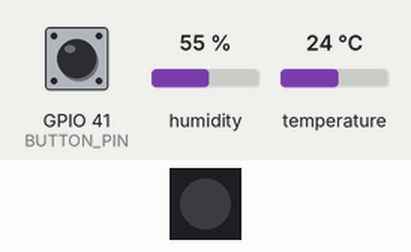
Recording of a sketch running on a simulated ESP32-S3. On the bench: 1 RGB LEDs in strip order, left to right. The test bench sets the inputs (shaded band); at power-on: GPIO 41 (BUTTON_PIN) HIGH, humidity 55 %, temperature 24 °C. Dim RGB values are drawn brighter than linear; WiFi joins after 1.5 s; servers stay silent unless stated; no MQTT or app messages arrive unless stated; what the sketch prints to the serial monitor is not drawn.

Above: at 2.7 s.
2.8 s: GPIO 41 (BUTTON_PIN) pulled LOW for 1.8 s
At 6.3 s:
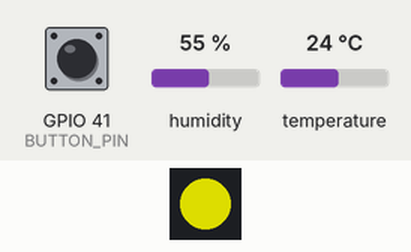
10.6 s: GPIO 41 (BUTTON_PIN) pulled LOW for 1.8 s
At 14.3 s:
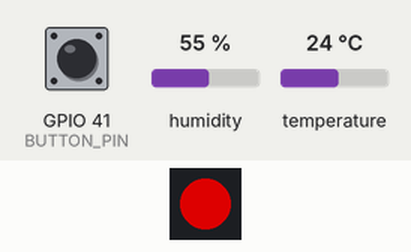
18.4 s: GPIO 41 (BUTTON_PIN) pulled LOW for 1.8 s
At 22.3 s:
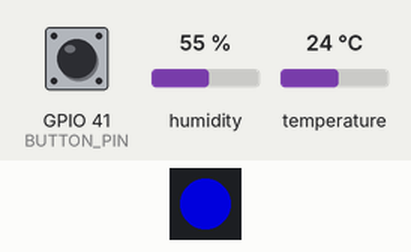
Timing chart, 0 to 32.2 s (numbered marks = the images above; inputs shaded):
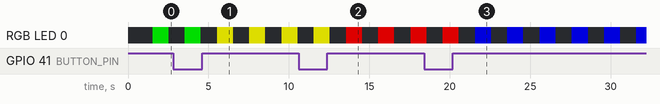

The sketch:

sketch.ino
```cpp
/*****************************************************************************
 *                                                                            *
 *                      Programa ESP32 com MQTT e DHT22                       *
 *                                                                            *
 *                       Desenvolvido por Kevin da Cruz Souto                 *
 *                                                                            *
 ******************************************************************************
 *                                                                            *
 *  Para verificar a funcionalidade MQTT, configure o cliente do navegador    *
 *  HiveMQ para visualizar as mensagens publicadas pelo cliente MQTT.         *
 *                                                                            *
 *  Passos:                                                                   *
 *  1) Vá para a URL abaixo e clique no botão conectar:                       *
 *     http://www.hivemq.com/demos/websocket-client/                          *
 *                                                                            *
 *  2) Adicione os tópicos de assinatura, um para cada tópico que o ESP32     *
 *     utiliza:                                                               *
 *     - temp-led-data/#                                                      *
 *     - led-state-control/#                                                  *
 *                                                                            *
 *  3) Experimente publicar no tópico temp-led-data com a seguinte mensagem:  *
 *     - Para ligar o LED:   "HIGH_BUTTON, HIGH_MQTT"                         *
 *     - Para desligar o LED: "LOW"                                           *
 *                                                                            *
 ******************************************************************************
 *                                                                            *
 *  Descrição:                                                                *
 *  Este programa utiliza o ESP32 para ler dados de um sensor DHT22, controlar*
 *  um LED usando a biblioteca NeoPixel, e interagir com um botão utilizando  *
 *  interrupções. Os dados do sensor são publicados via MQTT, e o ESP32 pode  *
 *  receber comandos via MQTT para controlar o estado do LED.                 *
 *                                                                            *
 *****************************************************************************/

#include <Wire.h>
#include <DHT.h>
#include <PubSubClient.h>
#include <WiFi.h>
#include <Adafruit_NeoPixel.h>
#include <ArduinoJson.h>

//--------------------Constantes Globais--------------------
#define BUTTON_PIN 41
#define DHT_PIN 16     //Definição da porta de dados do DHT22

#define DHT_TYPE DHT22 //DHT22-Sensor

//MQTT DATA
#define TOPIC_PUBLISH_DATA         "temp-led-data"
#define TOPIC_SUBSCRIBE_LED_STATE  "led-state-control"
#define PUBLISH_DELAY 3000          //Atraso da publicação (3 segundos)
#define ID_MQTT "esp32_mqtt"        //id mqtt (para identificação de sessão)
//----------------------------------------------------------

//----------------- --Objetos Globais-----------------------
DHT dht(DHT_PIN, DHT_TYPE);
Adafruit_NeoPixel LED_RGB(1, 38, NEO_GRBW + NEO_KHZ800);
WiFiClient espClient;         //Cria o objeto espClient
PubSubClient MQTT(espClient); //Instancia o Cliente MQTT passando o objeto espClient
//----------------------------------------------------------

//--------------------Variáveis Globais---------------------
const char *SSID = "Wokwi-GUEST"; //SSID nome da rede WI-FI que deseja se conectar
const char *PASSWORD = "";        //Senha da rede WI-FI que deseja se conectar

//URL do broker MQTT que se deseja utilizar
const char *BROKER_MQTT = "broker.hivemq.com";

int BROKER_PORT = 1883; // Porta do Broker MQTT
unsigned long publishUpdate;

unsigned long last_button_change = 0;
typedef enum {
  BUTTON_LONG_PRESS = 1,
  BUTTON_SHORT_PRESS = 2,
} button_press_t;
//--------------------------------------------------------------------

//----------------------Handler Filas---------------------------------
QueueHandle_t button_pressed_queue;
QueueHandle_t timeInterruptQueue;
QueueHandle_t indexColorInterruptQueue;
QueueHandle_t temperatureQueue;
QueueHandle_t humidityQueue;
QueueHandle_t ledControlQueue;
QueueHandle_t colorIndexMqttQueue;
QueueHandle_t timeMqttQueue;
QueueHandle_t timeInfoQueue;
QueueHandle_t colorIndexInfoQueue;
QueueHandle_t ledStateInfoQueue;
//--------------------------------------------------------------------

//-----------------------Tasks----------------------------------------
void taskRGB(void *pvParameters);
void taskButton(void *pvParameters);
void taskDHT22(void *pvParameters);
void taskPrint(void *pvParameters);

//-----------------------Handler Funções-----------------------------
void initWiFi(void);
void initMQTT(void);
void callbackMQTT(char *topic, byte *payload, unsigned int length);
void reconnectMQTT(void);
void reconnectWiFi(void);
void checkWiFIAndMQTT(void);
//------------------------------------------------------------------

//-----------------------Funções Conexão---------------------------
/* Inicializa e conecta-se na rede WI-FI desejada */
void initWiFi(void)
{
  vTaskDelay(10 / portTICK_PERIOD_MS);
  Serial.println("[initWifi] Conexao WI-FI Iniciada");
  Serial.print("[initWifi] Tentando se conectar a rede: ");
  Serial.println(SSID);
  Serial.println("[initWifi] Aguarde...");

  reconnectWiFi();
}

/* Inicializa os parâmetros de conexão MQTT(endereço do broker, porta e seta
  função de callback) */
void initMQTT(void)
{
  MQTT.setServer(BROKER_MQTT, BROKER_PORT); //Informa qual broker e porta deve ser conectado
  MQTT.setCallback(callbackMQTT);           //Atribui função de callback (função chamada quando qualquer informação de um dos tópicos subescritos chega)
}

/* Função de callback  esta função é chamada toda vez que uma informação
   de um dos tópicos subescritos chega */
void callbackMQTT(char *topic, byte *payload, unsigned int length)
{
  String msg;
  int ledControl;

  int timeMqtt;
  int colorIndexMqtt;

  //Obtem a string do payload recebido
  for (int i = 0; i < length; i++)
  {
    char c = (char)payload[i];
    msg += c;
  }

  //Serial.printf("Chegou a seguinte string via MQTT: %s do topico: %s\n", msg, topic);

  if (msg.equals("LOW"))
  {
    ledControl = 0;
    if(xQueueSend(ledControlQueue, &ledControl, portMAX_DELAY) != pdPASS) {}
    //Serial.print("LED RGB desligado por comando MQTT");
  }

  if (msg.equals("HIGH_BUTTON"))
  {
    ledControl = 1;
    if(xQueueSend(ledControlQueue, &ledControl, portMAX_DELAY) != pdPASS) {}
    //Serial.print("LED RGB ligado por comando MQTT e o Button controla o RGB");
  }

  if (msg.equals("HIGH_MQTT"))
  {
    ledControl = 2;
    if(xQueueSend(ledControlQueue, &ledControl, portMAX_DELAY) != pdPASS) {}
    //Serial.print("LED RGB desligado por comando MQTT e o MQTT controla o RGB");
  }

  if (msg.equals("1000"))
  {
    timeMqtt = 1000;
    if(xQueueSend(timeMqttQueue, &timeMqtt, portMAX_DELAY) != pdPASS) {}
    //Serial.print("LED RGB desligado por comando MQTT e o MQTT controla o RGB");
  }

  if (msg.equals("300"))
  {
    timeMqtt = 300;
    if(xQueueSend(timeMqttQueue, &timeMqtt, portMAX_DELAY) != pdPASS) {}
    //Serial.print("LED RGB desligado por comando MQTT e o MQTT controla o RGB");
  }

  if (msg.equals("GREEN"))
  {
    colorIndexMqtt = 0;
    if(xQueueSend(colorIndexMqttQueue, &colorIndexMqtt, portMAX_DELAY) != pdPASS) {}
   // Serial.print("LED RGB desligado por comando MQTT e o MQTT controla o RGB");
  }

  if (msg.equals("YELLOW"))
  {
    colorIndexMqtt = 1;
    if(xQueueSend(colorIndexMqttQueue, &colorIndexMqtt, portMAX_DELAY) != pdPASS) {}
    //Serial.print("LED RGB desligado por comando MQTT e o MQTT controla o RGB");
  }

  if (msg.equals("RED"))
  {
    colorIndexMqtt = 2;
    if(xQueueSend(colorIndexMqttQueue, &colorIndexMqtt, portMAX_DELAY) != pdPASS) {}
    //Serial.print("LED RGB desligado por comando MQTT e o MQTT controla o RGB");
  }

  if (msg.equals("BLUE"))
  {
    colorIndexMqtt = 3;
    if(xQueueSend(colorIndexMqttQueue, &colorIndexMqtt, portMAX_DELAY) != pdPASS) {}
    //Serial.print("LED RGB desligado por comando MQTT e o MQTT controla o RGB");
  }
}

/* Reconecta-se ao broker MQTT (caso ainda não esteja conectado ou em caso de a conexão cair)
   em caso de sucesso na conexão ou reconexão, o subscribe dos tópicos é refeito. */
void reconnectMQTT(void)
{
  while (!MQTT.connected())
  {
    Serial.print("[reconnectMQTT] Tentando se conectar ao Broker MQTT: ");
    Serial.println(BROKER_MQTT);
    if (MQTT.connect(ID_MQTT))
    {
      Serial.println("[reconnectMQTT] Conectado com sucesso ao broker MQTT!");
      MQTT.subscribe(TOPIC_SUBSCRIBE_LED_STATE);
    }
    else
    {
      Serial.println("[reconnectMQTT] Falha ao reconectar no broker.");
      Serial.println("[reonnectMQTT] Nova tentativa de conexao em 2 segundos.");
      delay(2000);
    }
  }
}

/* Verifica o estado das conexões WiFI e ao broker MQTT.
  Em caso de desconexão (qualquer uma das duas), a conexão é refeita. */
void checkWiFIAndMQTT(void)
{
  if (!MQTT.connected())
    reconnectMQTT(); // se não há conexão com o Broker, a conexão é refeita

  reconnectWiFi(); // se não há conexão com o WiFI, a conexão é refeita
}

void reconnectWiFi(void)
{
  //se já está conectado a rede WI-FI, nada é feito.
  //Caso contrário, são efetuadas tentativas de conexão
  if (WiFi.status() == WL_CONNECTED)
    return;

  WiFi.begin(SSID, PASSWORD); //Conecta na rede WI-FI

  while (WiFi.status() != WL_CONNECTED)
  {
    delay(100);
    Serial.print(".");
  }

  Serial.println();
  Serial.print("[reconnectWifi] Conectado com sucesso na rede ");
  Serial.print(SSID);
  Serial.println("");
  Serial.print("[reconnectWifi] IP obtido: ");
  Serial.println(WiFi.localIP());
}
//----------------------------------------------------------------

/* Interrupção BUTTON e discriminação tempo de pressionamento */
void interruptISR()
{
  int state = digitalRead(BUTTON_PIN);
  unsigned long now = millis();

  if(state == HIGH)
  {
    button_press_t press;
    if(now - last_button_change >= 3000)
    {
      press = BUTTON_LONG_PRESS;
    }
    else
    {
      press = BUTTON_SHORT_PRESS;
    }

    BaseType_t xHigherPriorityTaskWoken = pdFALSE;
    xQueueSendFromISR(button_pressed_queue, &press, &xHigherPriorityTaskWoken);
    portYIELD_FROM_ISR(xHigherPriorityTaskWoken);
  }

  last_button_change = now;
}

void setup()
{
  Serial.begin(115200);

  // Inicialização do sensor DHT22
  dht.begin();

  LED_RGB.begin();
  LED_RGB.setBrightness(150);

  pinMode(BUTTON_PIN, INPUT_PULLUP);
  attachInterrupt(digitalPinToInterrupt(BUTTON_PIN), interruptISR, CHANGE);

  //Filas para task BUTTON
  button_pressed_queue = xQueueCreate(10, sizeof(button_press_t));
  timeInterruptQueue = xQueueCreate(10, sizeof(int));
  indexColorInterruptQueue = xQueueCreate(10, sizeof(int));

  //Filas para task controle led
  ledControlQueue = xQueueCreate(10, sizeof(int));
  timeMqttQueue = xQueueCreate(10, sizeof(int));
  colorIndexMqttQueue = xQueueCreate(10, sizeof(int));

  //Filas para task Info
  temperatureQueue = xQueueCreate(10, sizeof(float));
  humidityQueue = xQueueCreate(10, sizeof(float));
  timeInfoQueue = xQueueCreate(10, sizeof(int));
  colorIndexInfoQueue = xQueueCreate(10, sizeof(int));
  ledStateInfoQueue = xQueueCreate(10, sizeof(int));

  //Inicializa a conexao Wi-Fi
  initWiFi();

  //Inicializa a conexao ao broker MQTT
  initMQTT();

  xTaskCreatePinnedToCore(taskRGB, "RGB Task", 2048, NULL, 1, NULL, 1);
  xTaskCreatePinnedToCore(taskButton, "Button Task", 2048, NULL, 1, NULL, 0);
  xTaskCreatePinnedToCore(taskDHT22, "DHT22 Task", 2048, NULL, 1, NULL, 1);
  xTaskCreatePinnedToCore(taskPrint, "Print Task", 8192, NULL, 1, NULL, 0);
}

void loop()
{
  vTaskDelete(NULL);
}

void taskRGB(void *pvParameters)
{
  (void) pvParameters;

  int timeReceived = 1000;
  int indexColorReceived = 0;
  int ledControl = 1;

  int timeMqtt = 300;
  int indexColorMqtt = 0;

  int ledState = 1;

  //Array de cores
  uint32_t colors[] =
  {
    LED_RGB.Color(0, 255, 0),   //Cor verde
    LED_RGB.Color(255, 255, 0), //Cor amarela
    LED_RGB.Color(255, 0, 0),   //Cor vermelha
    LED_RGB.Color(0, 0, 255)    //Cor azul

  };

  while (true)
  {
    if(xQueueReceive(ledControlQueue, &ledControl, 0) == pdPASS){}

    switch(ledControl)
    {
      case 0:
        LED_RGB.setPixelColor(0, uint32_t(LED_RGB.Color(0, 0, 0)));
        LED_RGB.show(); //Apagar LED

        ledState = 0;
        if(xQueueSend(ledStateInfoQueue, &ledState, 0) != pdPASS){}
      break;

      case 1:
        if(xQueueReceive(timeInterruptQueue, &timeReceived, 0) == pdPASS){}
        if(xQueueReceive(indexColorInterruptQueue, &indexColorReceived, 0) == pdPASS){}

        LED_RGB.setPixelColor(0, uint32_t(colors[indexColorReceived]));
        LED_RGB.show(); //Acender LED
        vTaskDelay(timeReceived / portTICK_PERIOD_MS);

        LED_RGB.setPixelColor(0, uint32_t(LED_RGB.Color(0, 0, 0)));
        LED_RGB.show(); //Apagar LED
        vTaskDelay(timeReceived / portTICK_PERIOD_MS);

        if(xQueueSend(timeInfoQueue, &timeReceived, 0) != pdPASS){}
        if(xQueueSend(colorIndexInfoQueue, &indexColorReceived, 0) != pdPASS){}

        ledState = 1;
        if(xQueueSend(ledStateInfoQueue, &ledState, 0) != pdPASS){}
      break;

      case 2:
        if(xQueueReceive(timeMqttQueue, &timeMqtt, 0) == pdPASS){}
        if(xQueueReceive(colorIndexMqttQueue, &indexColorMqtt, 0) == pdPASS){}

        LED_RGB.setPixelColor(0, uint32_t(colors[indexColorMqtt]));
        LED_RGB.show(); //Acender LED
        vTaskDelay(timeMqtt / portTICK_PERIOD_MS);

        LED_RGB.setPixelColor(0, uint32_t(LED_RGB.Color(0, 0, 0)));
        LED_RGB.show(); //Apagar LED
        vTaskDelay(timeMqtt / portTICK_PERIOD_MS);

        if(xQueueSend(timeInfoQueue, &timeMqtt, 0) != pdPASS){}
        if(xQueueSend(colorIndexInfoQueue, &indexColorMqtt, 0) != pdPASS){}

        ledState = 1;
        if(xQueueSend(ledStateInfoQueue, &ledState, 0) != pdPASS){}
      break;
    }
  }
}

void taskButton(void *pvParameters)
{
  (void) pvParameters;

  button_press_t press;

  int index_blink = 1;
  int index_color = 1;
  int time_blink[2] = {1000, 300};

  while (true)
  {
    if(xQueueReceive(button_pressed_queue, &press, portMAX_DELAY))
    {
      //Serial.print("Botão pressionado!");

      switch(press)
      {
        case 1:
          //Serial.println(" Pressionamento longo!");

          if(xQueueSend(timeInterruptQueue, &time_blink[index_blink], portMAX_DELAY) != pdPASS) {}
          index_blink = (index_blink + 1) % 2;

        break;
        case 2:
          //Serial.println(" Pressionamento curto!");

          if(xQueueSend(indexColorInterruptQueue, &index_color, portMAX_DELAY) != pdPASS) {}
          index_color = (index_color + 1) % 4;

        break;
      }
    }
  }
}

void taskDHT22(void *pvParameters)
{
  (void) pvParameters;

  while (true)
  {
    // Obtenção dos dados de temperatura e umidade do sensor
    float humidity = dht.readHumidity();
    float temperature = dht.readTemperature();

    // Envia um dado para a fila
    if (xQueueSend(temperatureQueue, &temperature, portMAX_DELAY) != pdPASS){}

    if(xQueueSend(humidityQueue, &humidity, portMAX_DELAY) != pdPASS){}

    vTaskDelay(500 / portTICK_PERIOD_MS);
  }
}

void taskPrint(void *pvParameters)
{
  (void) pvParameters;

  float temperature;
  float humidity;
  int ledState = 1;
  int ledTemp = 1000;
  int ledColor = 0;

  while (true)
  {

    if (xQueueReceive(temperatureQueue, &temperature, portMAX_DELAY) == pdPASS){}
    if (xQueueReceive(humidityQueue, &humidity, portMAX_DELAY) == pdPASS){}
    if (xQueueReceive(timeInfoQueue, &ledTemp, 0) == pdPASS){}
    if (xQueueReceive(colorIndexInfoQueue, &ledColor, 0) == pdPASS){}
    if (xQueueReceive(ledStateInfoQueue, &ledState, 0) == pdPASS){}

    /* Repete o ciclo após 3 segundos */
    if ((millis() - publishUpdate) >= PUBLISH_DELAY) {

      publishUpdate = millis();
      // Verifica o funcionamento das conexões WiFi e ao broker MQTT
      checkWiFIAndMQTT();

      //Cria um buffer para o JSON
      DynamicJsonDocument jsonBuffer(256);
      JsonObject json = jsonBuffer.to<JsonObject>();

      //Adiciona os dados ao objeto JSON
      json["temperature"] = temperature;
      json["humidity"] = humidity;
      json["led_state"] = ledState;
      json["led_temp"] = ledTemp;
      json["led_color"] = ledColor;

      //Serializa o objeto JSON para uma string
      char jsonString[256];
      serializeJson(json, jsonString, sizeof(jsonString));

      //Imprime a string JSON no serial
      Serial.println(jsonString);

      //Publica a string JSON no tópico MQTT
      MQTT.publish(TOPIC_PUBLISH_DATA, jsonString);

      //Keep-alive da comunicação com broker MQTT
      MQTT.loop();
    }
  }
}
```
